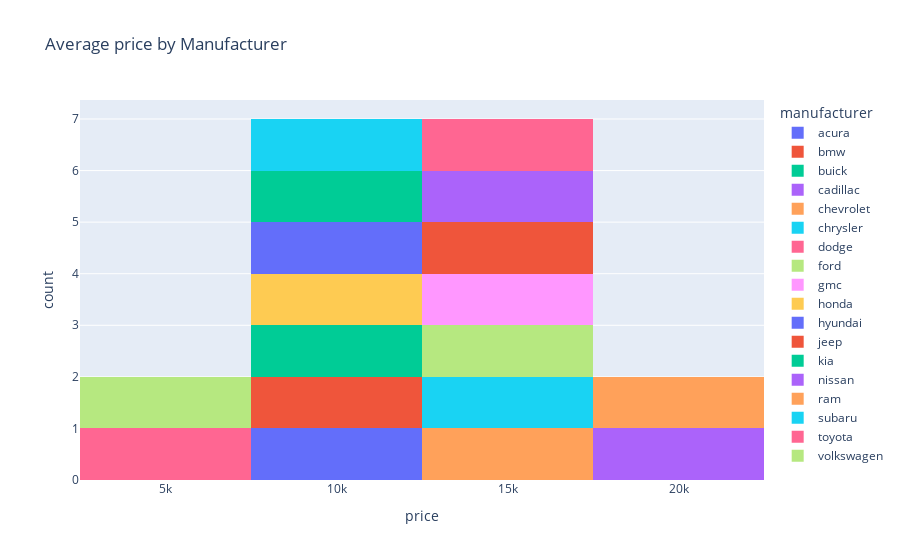

Notebook source saved alongside this figure:
### Markdown cell above
This histogram take a look at the relationship between car model and price. Just under 10K and 20K seems to be the price range most cars are listed for. A few models are priced under 30k, which could mean they are either new or in a like new condition.

### Code cell
manu_price_df = df_vehicles.groupby('manufacturer')['price'].mean().reset_index()
fig = px.histogram(manu_price_df,x='price',color='manufacturer',title='Average price by Manufacturer')
fig.show()

### Figure 1 — Plotly figure (JSON) as saved in the notebook; plotly's stock layout.template omitted (floating-point values rounded to 4 significant figures)
{"data": [{"alignmentgroup": "True", "bingroup": "x", "hovertemplate": "manufacturer=acura<br>price=%{x}<br>count=%{y}<extra></extra>", "legendgroup": "acura", "marker": {"color": "#636efa", "pattern": {"shape": ""}}, "name": "acura", "offsetgroup": "acura", "orientation": "v", "showlegend": true, "type": "histogram", "x": [9604.0], "xaxis": "x", "yaxis": "y"}, {"alignmentgroup": "True", "bingroup": "x", "hovertemplate": "manufacturer=bmw<br>price=%{x}<br>count=%{y}<extra></extra>", "legendgroup": "bmw", "marker": {"color": "#EF553B", "pattern": {"shape": ""}}, "name": "bmw", "offsetgroup": "bmw", "orientation": "v", "showlegend": true, "type": "histogram", "x": [10820.0], "xaxis": "x", "yaxis": "y"}, {"alignmentgroup": "True", "bingroup": "x", "hovertemplate": "manufacturer=buick<br>price=%{x}<br>count=%{y}<extra></extra>", "legendgroup": "buick", "marker": {"color": "#00cc96", "pattern": {"shape": ""}}, "name": "buick", "offsetgroup": "buick", "orientation": "v", "showlegend": true, "type": "histogram", "x": [11310.0], "xaxis": "x", "yaxis": "y"}, {"alignmentgroup": "True", "bingroup": "x", "hovertemplate": "manufacturer=cadillac<br>price=%{x}<br>count=%{y}<extra></extra>", "legendgroup": "cadillac", "marker": {"color": "#ab63fa", "pattern": {"shape": ""}}, "name": "cadillac", "offsetgroup": "cadillac", "orientation": "v", "showlegend": true, "type": "histogram", "x": [18850.0], "xaxis": "x", "yaxis": "y"}, {"alignmentgroup": "True", "bingroup": "x", "hovertemplate": "manufacturer=chevrolet<br>price=%{x}<br>count=%{y}<extra></extra>", "legendgroup": "chevrolet", "marker": {"color": "#FFA15A", "pattern": {"shape": ""}}, "name": "chevrolet", "offsetgroup": "chevrolet", "orientation": "v", "showlegend": true, "type": "histogram", "x": [17310.0], "xaxis": "x", "yaxis": "y"}, {"alignmentgroup": "True", "bingroup": "x", "hovertemplate": "manufacturer=chrysler<br>price=%{x}<br>count=%{y}<extra></extra>", "legendgroup": "chrysler", "marker": {"color": "#19d3f3", "pattern": {"shape": ""}}, "name": "chrysler", "offsetgroup": "chrysler", "orientation": "v", "showlegend": true, "type": "histogram", "x": [13810.0], "xaxis": "x", "yaxis": "y"}, {"alignmentgroup": "True", "bingroup": "x", "hovertemplate": "manufacturer=dodge<br>price=%{x}<br>count=%{y}<extra></extra>", "legendgroup": "dodge", "marker": {"color": "#FF6692", "pattern": {"shape": ""}}, "name": "dodge", "offsetgroup": "dodge", "orientation": "v", "showlegend": true, "type": "histogram", "x": [5017.0], "xaxis": "x", "yaxis": "y"}, {"alignmentgroup": "True", "bingroup": "x", "hovertemplate": "manufacturer=ford<br>price=%{x}<br>count=%{y}<extra></extra>", "legendgroup": "ford", "marker": {"color": "#B6E880", "pattern": {"shape": ""}}, "name": "ford", "offsetgroup": "ford", "orientation": "v", "showlegend": true, "type": "histogram", "x": [15730.0], "xaxis": "x", "yaxis": "y"}, {"alignmentgroup": "True", "bingroup": "x", "hovertemplate": "manufacturer=gmc<br>price=%{x}<br>count=%{y}<extra></extra>", "legendgroup": "gmc", "marker": {"color": "#FF97FF", "pattern": {"shape": ""}}, "name": "gmc", "offsetgroup": "gmc", "orientation": "v", "showlegend": true, "type": "histogram", "x": [17440.0], "xaxis": "x", "yaxis": "y"}, {"alignmentgroup": "True", "bingroup": "x", "hovertemplate": "manufacturer=honda<br>price=%{x}<br>count=%{y}<extra></extra>", "legendgroup": "honda", "marker": {"color": "#FECB52", "pattern": {"shape": ""}}, "name": "honda", "offsetgroup": "honda", "orientation": "v", "showlegend": true, "type": "histogram", "x": [8554.0], "xaxis": "x", "yaxis": "y"}, {"alignmentgroup": "True", "bingroup": "x", "hovertemplate": "manufacturer=hyundai<br>price=%{x}<br>count=%{y}<extra></extra>", "legendgroup": "hyundai", "marker": {"color": "#636efa", "pattern": {"shape": ""}}, "name": "hyundai", "offsetgroup": "hyundai", "orientation": "v", "showlegend": true, "type": "histogram", "x": [8138.0], "xaxis": "x", "yaxis": "y"}, {"alignmentgroup": "True", "bingroup": "x", "hovertemplate": "manufacturer=jeep<br>price=%{x}<br>count=%{y}<extra></extra>", "legendgroup": "jeep", "marker": {"color": "#EF553B", "pattern": {"shape": ""}}, "name": "jeep", "offsetgroup": "jeep", "orientation": "v", "showlegend": true, "type": "histogram", "x": [13440.0], "xaxis": "x", "yaxis": "y"}, {"alignmentgroup": "True", "bingroup": "x", "hovertemplate": "manufacturer=kia<br>price=%{x}<br>count=%{y}<extra></extra>", "legendgroup": "kia", "marker": {"color": "#00cc96", "pattern": {"shape": ""}}, "name": "kia", "offsetgroup": "kia", "orientation": "v", "showlegend": true, "type": "histogram", "x": [9704.0], "xaxis": "x", "yaxis": "y"}, {"alignmentgroup": "True", "bingroup": "x", "hovertemplate": "manufacturer=nissan<br>price=%{x}<br>count=%{y}<extra></extra>", "legendgroup": "nissan", "marker": {"color": "#ab63fa", "pattern": {"shape": ""}}, "name": "nissan", "offsetgroup": "nissan", "orientation": "v", "showlegend": true, "type": "histogram", "x": [13940.0], "xaxis": "x", "yaxis": "y"}, {"alignmentgroup": "True", "bingroup": "x", "hovertemplate": "manufacturer=ram<br>price=%{x}<br>count=%{y}<extra></extra>", "legendgroup": "ram", "marker": {"color": "#FFA15A", "pattern": {"shape": ""}}, "name": "ram", "offsetgroup": "ram", "orientation": "v", "showlegend": true, "type": "histogram", "x": [20170.0], "xaxis": "x", "yaxis": "y"}, {"alignmentgroup": "True", "bingroup": "x", "hovertemplate": "manufacturer=subaru<br>price=%{x}<br>count=%{y}<extra></extra>", "legendgroup": "subaru", "marker": {"color": "#19d3f3", "pattern": {"shape": ""}}, "name": "subaru", "offsetgroup": "subaru", "orientation": "v", "showlegend": true, "type": "histogram", "x": [8881.0], "xaxis": "x", "yaxis": "y"}, {"alignmentgroup": "True", "bingroup": "x", "hovertemplate": "manufacturer=toyota<br>price=%{x}<br>count=%{y}<extra></extra>", "legendgroup": "toyota", "marker": {"color": "#FF6692", "pattern": {"shape": ""}}, "name": "toyota", "offsetgroup": "toyota", "orientation": "v", "showlegend": true, "type": "histogram", "x": [14450.0], "xaxis": "x", "yaxis": "y"}, {"alignmentgroup": "True", "bingroup": "x", "hovertemplate": "manufacturer=volkswagen<br>price=%{x}<br>count=%{y}<extra></extra>", "legendgroup": "volkswagen", "marker": {"color": "#B6E880", "pattern": {"shape": ""}}, "name": "volkswagen", "offsetgroup": "volkswagen", "orientation": "v", "showlegend": true, "type": "histogram", "x": [6062.0], "xaxis": "x", "yaxis": "y"}], "layout": {"barmode": "relative", "legend": {"title": {"text": "manufacturer"}, "tracegroupgap": 0}, "title": {"text": "Average price by Manufacturer"}, "xaxis": {"anchor": "y", "domain": [0, 1], "title": {"text": "price"}}, "yaxis": {"anchor": "x", "domain": [0, 1], "title": {"text": "count"}}}}
